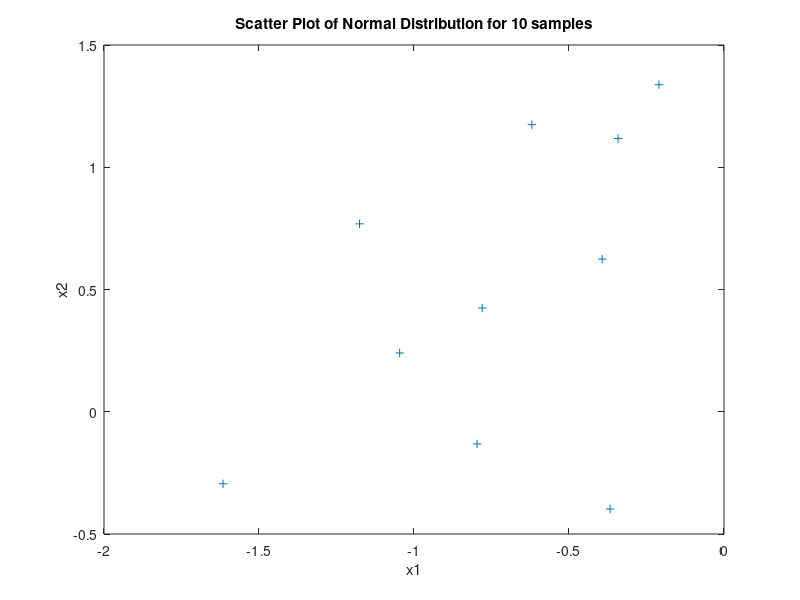
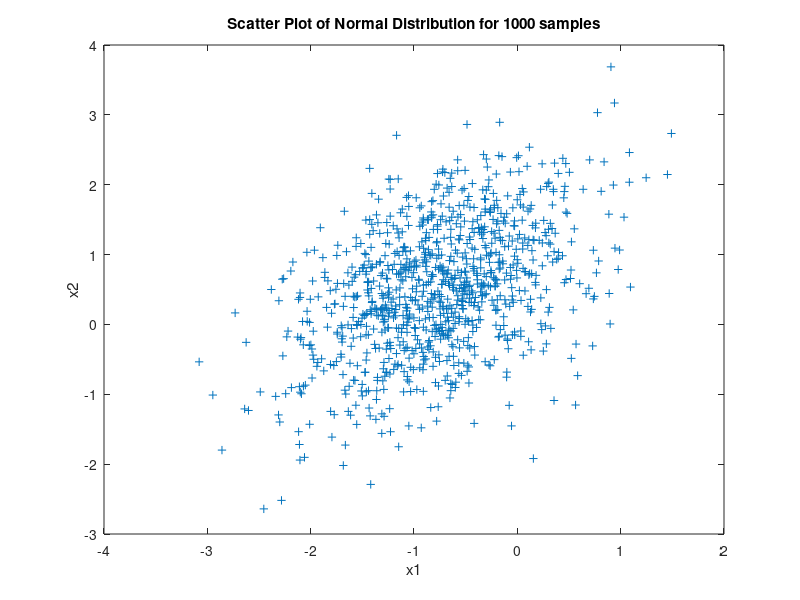

MATLAB code to generate these figures, in order:
clear; clc; close all;

%% Question 1 %% Maximum Likelihood

rng('default')  % For reproducibility

mu1     = [-.75 .5];
Sigma1  = [.5 .3 ; .3 .8];


X_10 = mvnrnd(mu1,Sigma1,10);

% % Visualize the data
figure;
plot(X_10(:,1),X_10(:,2),'+')
title('Scatter Plot of Normal Distribution for 10 samples');
xlabel('x1')
ylabel('x2')

% Maximum likelihood estimation for 10 samples

N_10               = size(X_10,1);      % Number of samples
mean_estimator_10  = sum(X_10,1)/N_10;  % Summing along the first dimension (rows)

% Initialize outer product
outer_product1     = zeros(size(2, 2));  % Initialize to the correct size

for i=1:N_10
    outer_product1 = outer_product1 + (transpose(X_10(i,:)) - transpose(mean_estimator_10))*transpose(transpose(X_10(i,:)) - transpose(mean_estimator_10));
end

varience_estimator_10 = outer_product1/N_10;

% Maximum likelihood estimation for 1000 samples
X_1000 = mvnrnd(mu1,Sigma1,1000);

% Visualize the data
figure;
plot(X_1000(:,1),X_1000(:,2),'+')
title('Scatter Plot of Normal Distribution for 1000 samples');
xlabel('x1')
ylabel('x2')

N_1000               = size(X_1000,1);    % Number of samples
mean_estimator_1000  = sum(X_1000,1)/N_1000;   % Summing along the first dimension (rows)

% Initialize outer product
outer_product2 = zeros(size(2, 2));  % Initialize to the correct size

for i=1:N_1000
    outer_product2  = outer_product2 + (X_1000(i,:)' - mean_estimator_1000')*(transpose(X_1000(i,:)' - mean_estimator_1000'));
end

varience_estimator_1000 = outer_product2/N_1000;